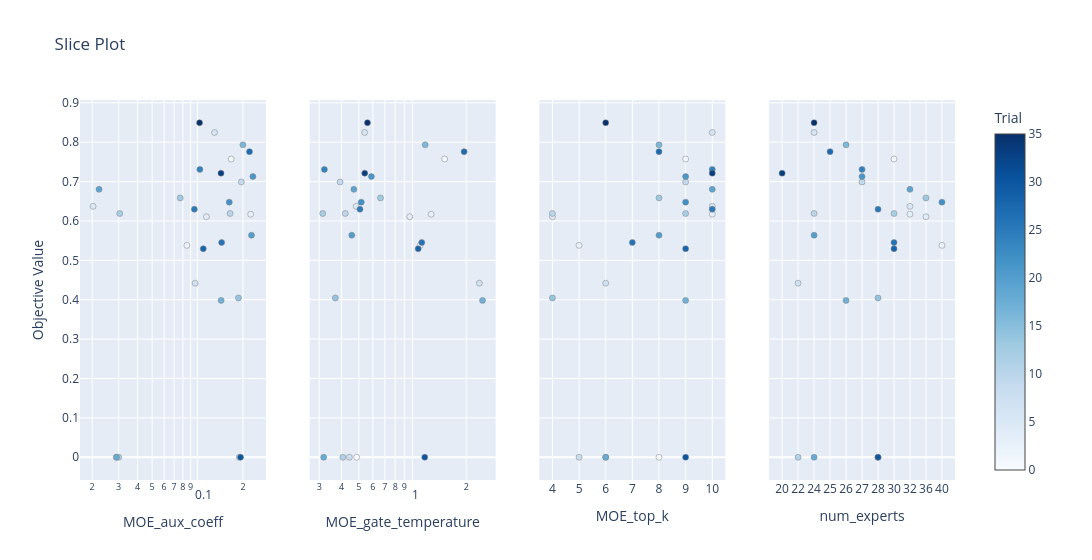

Notebook cell for this chart:
### Code cell
fig_slice = plot_slice(study, params=params_to_plot_MOE_CORE)
fig_slice.show()

### Figure 1 — Plotly figure (JSON) as saved in the notebook; plotly's stock layout.template omitted (floating-point values rounded to 4 significant figures)
{"data": [{"marker": {"color": [0, 1, 2, 3, 4, 5, 6, 7, 8, 9, 10, 11, 12, 13, 14, 16, 17, 18, 19, 20, 21, 22, 24, 25, 26, 27, 28, 30, 33, 35], "colorbar": {"title": {"text": "Trial"}, "x": 1, "xpad": 40}, "colorscale": [[0, "rgb(247,251,255)"], [0.125, "rgb(222,235,247)"], [0.25, "rgb(198,219,239)"], [0.375, "rgb(158,202,225)"], [0.5, "rgb(107,174,214)"], [0.625, "rgb(66,146,198)"], [0.75, "rgb(33,113,181)"], [0.875, "rgb(8,81,156)"], [1, "rgb(8,48,107)"]], "line": {"color": "Grey", "width": 0.5}, "showscale": true}, "mode": "markers", "name": "Feasible Trial", "showlegend": false, "type": "scatter", "x": [0.02888, 0.1673, 0.08496, 0.225, 0.1146, 0.02029, 0.1297, 0.09634, 0.1888, 0.195, 0.1643, 0.03001, 0.03049, 0.07674, 0.1868, 0.1998, 0.1434, 0.02903, 0.02224, 0.2279, 0.2327, 0.1623, 0.1036, 0.09526, 0.1444, 0.221, 0.1091, 0.1928, 0.143, 0.1031], "xaxis": "x", "y": [0, 0.7573, 0.538, 0.6172, 0.6107, 0.6371, 0.8247, 0.442, 0, 0.6991, 0.6191, 0, 0.6189, 0.6585, 0.4045, 0.7932, 0.3982, 0, 0.6802, 0.5637, 0.7126, 0.6478, 0.7309, 0.6298, 0.5453, 0.776, 0.5295, 0, 0.7214, 0.8494], "yaxis": "y"}, {"marker": {"color": [0, 1, 2, 3, 4, 5, 6, 7, 8, 9, 10, 11, 12, 13, 14, 16, 17, 18, 19, 20, 21, 22, 24, 25, 26, 27, 28, 30, 33, 35], "colorbar": {"title": {"text": "Trial"}, "x": 1, "xpad": 40}, "colorscale": [[0, "rgb(247,251,255)"], [0.125, "rgb(222,235,247)"], [0.25, "rgb(198,219,239)"], [0.375, "rgb(158,202,225)"], [0.5, "rgb(107,174,214)"], [0.625, "rgb(66,146,198)"], [0.75, "rgb(33,113,181)"], [0.875, "rgb(8,81,156)"], [1, "rgb(8,48,107)"]], "line": {"color": "Grey", "width": 0.5}, "showscale": false}, "mode": "markers", "name": "Feasible Trial", "showlegend": false, "type": "scatter", "x": [0.4863, 1.515, 1.104, 1.272, 0.9648, 0.483, 0.5392, 2.369, 0.4429, 0.3925, 0.4198, 0.407, 0.3138, 0.6613, 0.3694, 1.177, 2.47, 0.3178, 0.4692, 0.4567, 0.5881, 0.5158, 0.3206, 0.5073, 1.127, 1.946, 1.076, 1.171, 0.5397, 0.559], "xaxis": "x2", "y": [0, 0.7573, 0.538, 0.6172, 0.6107, 0.6371, 0.8247, 0.442, 0, 0.6991, 0.6191, 0, 0.6189, 0.6585, 0.4045, 0.7932, 0.3982, 0, 0.6802, 0.5637, 0.7126, 0.6478, 0.7309, 0.6298, 0.5453, 0.776, 0.5295, 0, 0.7214, 0.8494], "yaxis": "y2"}, {"marker": {"color": [0, 1, 2, 3, 4, 5, 6, 7, 8, 9, 10, 11, 12, 13, 14, 16, 17, 18, 19, 20, 21, 22, 24, 25, 26, 27, 28, 30, 33, 35], "colorbar": {"title": {"text": "Trial"}, "x": 1, "xpad": 40}, "colorscale": [[0, "rgb(247,251,255)"], [0.125, "rgb(222,235,247)"], [0.25, "rgb(198,219,239)"], [0.375, "rgb(158,202,225)"], [0.5, "rgb(107,174,214)"], [0.625, "rgb(66,146,198)"], [0.75, "rgb(33,113,181)"], [0.875, "rgb(8,81,156)"], [1, "rgb(8,48,107)"]], "line": {"color": "Grey", "width": 0.5}, "showscale": false}, "mode": "markers", "name": "Feasible Trial", "showlegend": false, "type": "scatter", "x": [8, 9, 5, 10, 4, 10, 10, 6, 5, 9, 4, 6, 9, 8, 4, 8, 9, 6, 10, 8, 9, 9, 10, 10, 7, 8, 9, 9, 10, 6], "xaxis": "x3", "y": [0, 0.7573, 0.538, 0.6172, 0.6107, 0.6371, 0.8247, 0.442, 0, 0.6991, 0.6191, 0, 0.6189, 0.6585, 0.4045, 0.7932, 0.3982, 0, 0.6802, 0.5637, 0.7126, 0.6478, 0.7309, 0.6298, 0.5453, 0.776, 0.5295, 0, 0.7214, 0.8494], "yaxis": "y3"}, {"marker": {"color": [0, 1, 2, 3, 4, 5, 6, 7, 8, 9, 10, 11, 12, 13, 14, 16, 17, 18, 19, 20, 21, 22, 24, 25, 26, 27, 28, 30, 33, 35], "colorbar": {"title": {"text": "Trial"}, "x": 1, "xpad": 40}, "colorscale": [[0, "rgb(247,251,255)"], [0.125, "rgb(222,235,247)"], [0.25, "rgb(198,219,239)"], [0.375, "rgb(158,202,225)"], [0.5, "rgb(107,174,214)"], [0.625, "rgb(66,146,198)"], [0.75, "rgb(33,113,181)"], [0.875, "rgb(8,81,156)"], [1, "rgb(8,48,107)"]], "line": {"color": "Grey", "width": 0.5}, "showscale": false}, "mode": "markers", "name": "Feasible Trial", "showlegend": false, "type": "scatter", "x": [28, 30, 40, 32, 36, 32, 24, 22, 28, 27, 24, 22, 30, 36, 28, 26, 26, 24, 32, 24, 27, 40, 27, 28, 30, 25, 30, 28, 20, 24], "xaxis": "x4", "y": [0, 0.7573, 0.538, 0.6172, 0.6107, 0.6371, 0.8247, 0.442, 0, 0.6991, 0.6191, 0, 0.6189, 0.6585, 0.4045, 0.7932, 0.3982, 0, 0.6802, 0.5637, 0.7126, 0.6478, 0.7309, 0.6298, 0.5453, 0.776, 0.5295, 0, 0.7214, 0.8494], "yaxis": "y4"}], "layout": {"title": {"text": "Slice Plot"}, "width": 1200, "xaxis": {"anchor": "y", "domain": [0, 0.2125], "title": {"text": "MOE_aux_coeff"}, "type": "log"}, "xaxis2": {"anchor": "y2", "domain": [0.2625, 0.475], "title": {"text": "MOE_gate_temperature"}, "type": "log"}, "xaxis3": {"anchor": "y3", "categoryarray": [4, 5, 6, 7, 8, 9, 10], "categoryorder": "array", "domain": [0.525, 0.7375], "title": {"text": "MOE_top_k"}, "type": "category"}, "xaxis4": {"anchor": "y4", "categoryarray": [20, 22, 24, 25, 26, 27, 28, 30, 32, 36, 40, 44], "categoryorder": "array", "domain": [0.7875, 1], "title": {"text": "num_experts"}, "type": "category"}, "yaxis": {"anchor": "x", "domain": [0, 1], "title": {"text": "Objective Value"}}, "yaxis2": {"anchor": "x2", "domain": [0, 1], "matches": "y", "showticklabels": false}, "yaxis3": {"anchor": "x3", "domain": [0, 1], "matches": "y", "showticklabels": false}, "yaxis4": {"anchor": "x4", "domain": [0, 1], "matches": "y", "showticklabels": false}}}
